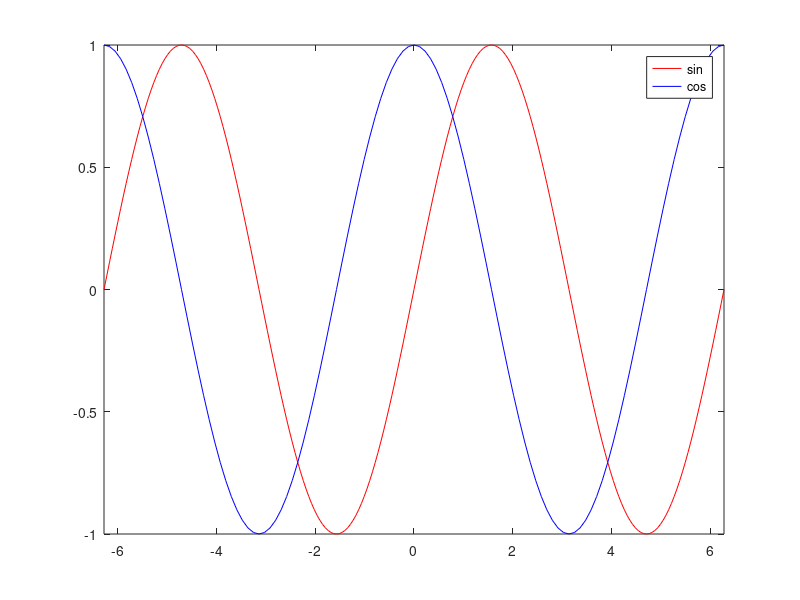
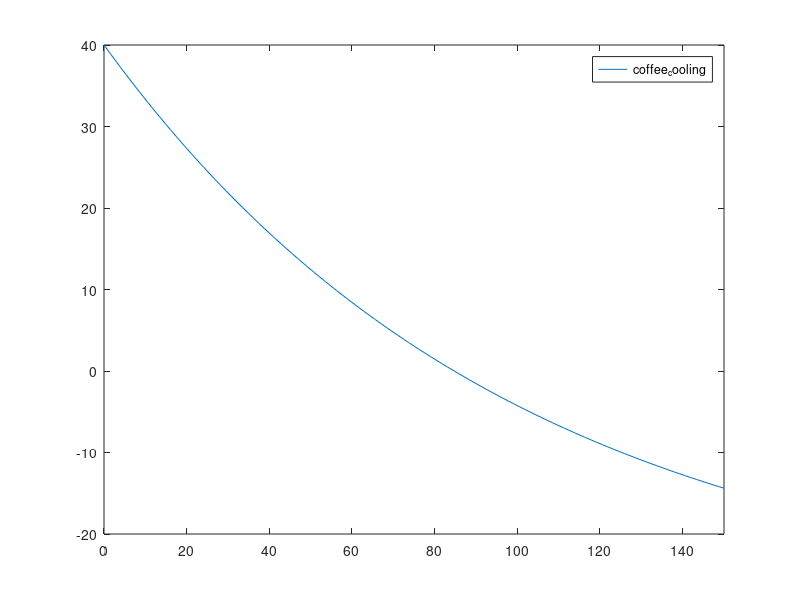

The MATLAB source for these figures, in order: (Note: this script raises an error after producing the figures.)
%[text] # Function Handles and Zero-Finding
%%
%[text] ## Function Handles
%[text] A **function handle** is a reference to a function stored in a variable. It lets you pass a function as an argument to another function — the foundation of MATLAB's solver-based workflow.
func_handle = @sin;
class(func_handle)
result = func_handle(pi/2)
%%
%[text] ## Plotting with fplot
%[text] `fplot(f, [xmin xmax])` plots `y = f(x)` over an interval — a natural first payoff for function handles.
figure
clf()
fplot(@sin, [-2*pi, 2*pi], 'r')
hold on
fplot(@cos, [-2*pi, 2*pi], 'b')
legend('sin', 'cos')
hold off
%%
%[text] ## The Solver-Based Workflow
%[text] MATLAB solvers separate **what to do** (the algorithm) from **what to do it to** (your model). You define the engineering model as a function, pass a handle to the solver, and the solver takes it from there.
%[text] The same pattern appears across many MATLAB tools:
%[text:table]
%[text] | Task | Solver | Call |
%[text] | --- | --- | --- |
%[text] | Find a zero | `fzero` | `fzero(@model, x0)` |
%[text] | Minimize a function | `fminbnd` | `fminbnd(@model, a, b)` |
%[text] | Solve an ODE | `ode45` | `ode45(@model, tspan, y0)` |
%[text:table]
%%
%[text] ## Engineering Example — Newton's Law of Cooling
%[text] The exact solution to Newton's Law of Cooling gives temperature as a function of time:
%[text] $y(t) = \\theta\_e + (y\_0 - \\theta\_e)\\,e^{-kt}$
%[text] A cup of coffee starts at 90 °C with $k = 0.01$ min$^{-1}$ and $\\theta\_e = 20$ °C. **When does it reach 50 °C?**
%[text] Define a local function for the model. The **zero** of this function is the answer:

function f = coffee_cooling(t)
    k       = 0.01;
    theta_e = 20;
    y0      = 90;
    f = theta_e + (y0 - theta_e)*exp(-k*t) - 50;
end

%[text] Visualize the function first — a good habit before calling any solver. The zero crossing shows roughly where the answer lies.
figure
clf()
fplot(@coffee_cooling, [0 150])
yline(0, 'r--')
xlabel('Time (min)')
ylabel('y(t) - 50  (deg C)')
title('Newton''s Law of Cooling — offset from 50 °C')
grid on
%%
%[text] Pick an initial guess from the plot, then pass the model to `fzero`:
x0   = 50;
%[text] Check to see how close the initial solution is to yielding a zero?
initialsoln = coffee_cooling(50)
%%
%[text] Now apply solver.
root = fzero(@coffee_cooling, x0)
fprintf('Coffee reaches 50 deg C at t = %.1f min\n', root)
%%
%[text] Check to verify that the solution is a root of the function:
check = coffee_cooling(root)
%%
%[text] ### Verbose Output
%[text] `fzero` can return additional information — exit status, function value at the root, and solver diagnostics — as output arguments:
[x, fval, exitflag, output] = fzero(@coffee_cooling, x0)
%%
%[text] ### Controlling the Algorithm
%[text] An `options` structure (built with `optimset`) lets you tune solver behavior. Setting `Display` to `'iter'` prints each iteration so you can watch the algorithm converge:
options = optimset('Display', 'iter')
root = fzero(@coffee_cooling, x0, options)

%[appendix]{"version":"1.0"}
%---
%[metadata:view]
%   data: {"layout":"inline"}
%---
